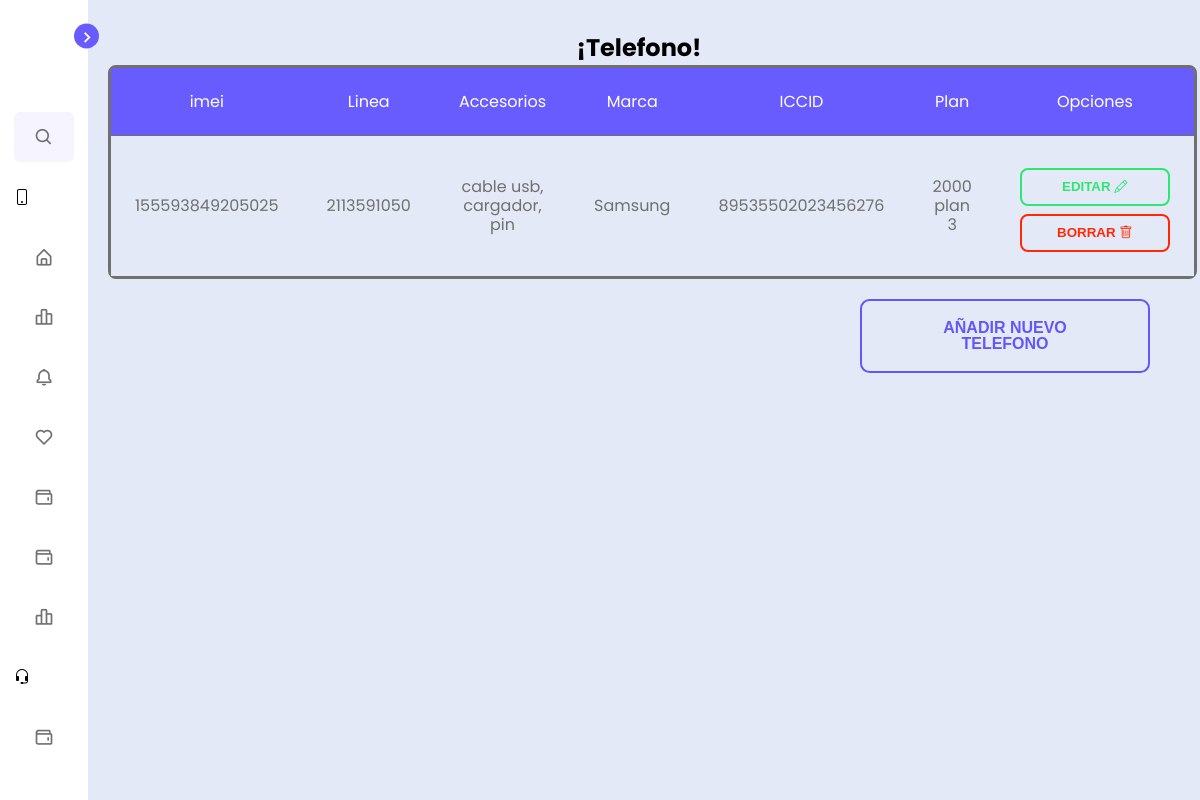
Screenshot of /panel/views/telefono/ctrlTelefono.php with the database file from the repository.
### tables this page shows
CREATE TABLE IF NOT EXISTS `telefonos` (
  `imei` varchar(50) NOT NULL,
  `linea` int(11) DEFAULT NULL,
  `accesosrios` varchar(100) DEFAULT NULL,
  `id_marca` int(11) DEFAULT NULL,
  `iccid` varchar(30) DEFAULT NULL,
  `id_plan` int(11) DEFAULT NULL,
  PRIMARY KEY (`imei`),
  KEY `fk_marca1` (`id_marca`),
  KEY `fk_iccid` (`iccid`),
  KEY `fk_plan` (`id_plan`)
);

CREATE TABLE IF NOT EXISTS `marca` (
  `id_marca` int(11) NOT NULL AUTO_INCREMENT,
  `nombre_marca` varchar(20) DEFAULT NULL,
  `id_modelo` int(11) DEFAULT NULL,
  PRIMARY KEY (`id_marca`),
  KEY `fk_modelo` (`id_modelo`)
);

CREATE TABLE IF NOT EXISTS `sim` (
  `iccid` varchar(30) NOT NULL,
  `region` varchar(10) DEFAULT NULL,
  PRIMARY KEY (`iccid`)
);

CREATE TABLE IF NOT EXISTS `plan_datos` (
  `id_plan` int(11) NOT NULL AUTO_INCREMENT,
  `nombre` varchar(20) DEFAULT NULL,
  `descripcion` varchar(100) DEFAULT NULL,
  PRIMARY KEY (`id_plan`)
);

### panel/views/telefono/mdlTelefono.php (called while the page is built, shortened)
<?php
    require_once('../../sistemas.php');
    class Telefono extends Sistema{
        public function read(){
            $sql = "SELECT t.imei,
                     t.linea,
                     t.accesosrios,
                     (ma.nombre_marca) as marca,
                     s.iccid,
                     (p.nombre) as plan
                     FROM telefonos t
                     INNER JOIN marca ma on ma.id_marca=t.id_marca
                     INNER JOIN sim s on s.iccid=t.iccid
                     INNER JOIN plan_datos p on p.id_plan=t.id_plan";
            $stmt = $this->con->prepare($sql);
            $stmt->execute();
            $datosTelefonos = $stmt->fetchAll(PDO::FETCH_ASSOC);
            return $datosTelefonos;
        }
    }
    $telefono = new Telefono();
?>

### panel/sistemas.php (called while the page is built, shortened)
<?php
    class Sistema{
        public function conexion(){
            $dbDriver = "mysql";
            $dbHost = "localhost";
            $dbUser = "telefonia";
            $dbcontrasena = "t3l3c0mT";
            $db = "telefonia";
            $this->con = new PDO($dbDriver.':host='.$dbHost.';dbname='.$db, $dbUser, $dbcontrasena);
        }
    }
?>

### panel/views/telefono/vistaTelefono.php (the view)
<section class="page-content" style="text-align:center;">
    <h1> ¡Telefono! </h1>
    <table>
        <thead>
            <tr>
                <td scope="col">imei</td>
                <td scope="col">Linea</td>
                <td scope="col">Accesorios</td>
                <td scope="col">Marca</td>
                <td scope="col">ICCID</td>
                <td scope="col">Plan</td>
                <td scope="col">Opciones</td>
            </tr>
        </thead>
        <tbody>
            <?php
                foreach ($datosTelefonos as $key => $datosTelefono):
            ?>
            <tr>
                <td><?php echo $datosTelefono['imei'] ?></td>
                <td><?php echo $datosTelefono['linea'] ?></td>
                <td><?php echo $datosTelefono['accesosrios'] ?></td>
                <td><?php echo $datosTelefono['marca'] ?></td>
                <td><?php echo $datosTelefono['iccid'] ?></td>
                <td><?php echo $datosTelefono['plan'] ?></td>
                <td>
                    <div>
                        <a href="ctrlTelefono.php?accion=modify&imei=<?php echo $datosTelefono['imei']; ?>"><button
                                id="btn2 first2" type="button" class="btn2 first2">Editar <i
                                    class="bi bi-pencil"></i></button></a>
                        <a href="ctrlTelefono.php?accion=delete&imei=<?php echo $datosTelefono['imei']; ?>"><button
                                id="btn3 first" type="button" class="btn first">Borrar <i
                                    class="bi bi-trash"></i></button></a>
                    </div>
                </td>
            </tr>
            <?php
                endforeach;
            ?>
        </tbody>
    </table>
    <a href="ctrlTelefono.php?accion=new" class="btn3 first3" style="float: right;"> Añadir nuevo Telefono</a>
</section>

### css/dasboard.css (style rules this page uses)
* { margin: 0; padding: 0; box-sizing: border-box; font-family: 'Poppins', sans-serif; }
:root { --body-color: #E4E9F7; --sidebar-color: #FFF; --primary-color: #695CFE; --primary-color-light: #F6F5FF; --toggle-color: #DDD; --text-color: #707070; --tran-03: all 0.2s ease; --tran-03: all 0.3s ease; --tran-04: all 0.3s ease; --tran-05: all 0.3s ease; }
body { min-height: 100vh; background-color: var(--body-color); transition: var(--tran-05); }
.sidebar.close ~ .page-content { left: 78px; height: 100vh; width: calc(100% - 78px); }
.page-content { position: relative; left: 220px; width: calc(100% - 220px); min-height: 100vh; padding: 30px; }

### rows the page displays
telefonos: imei "155593849205025", linea "2113591050", accesosrios "cable usb, cargador, pin", id_marca.nombre_marca "Samsung", iccid.iccid "89535502023456276", id_plan.nombre "2000 plan 3"
